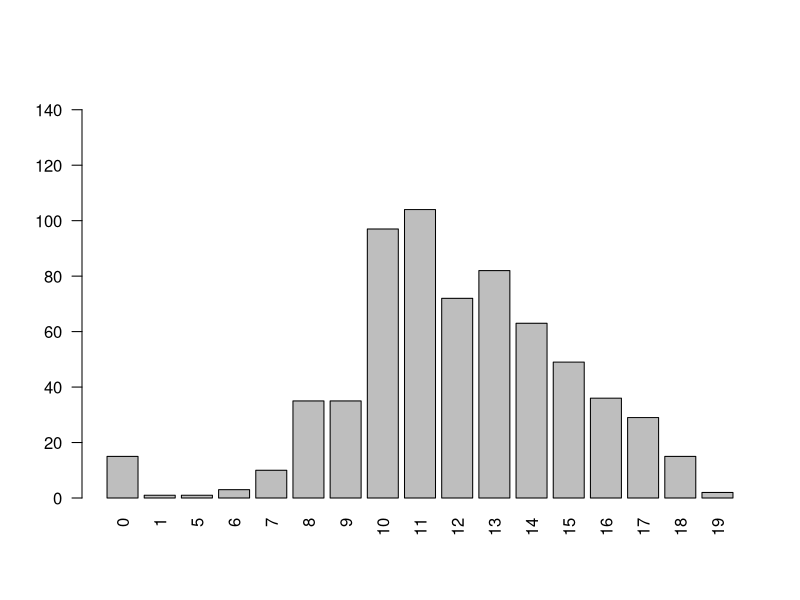
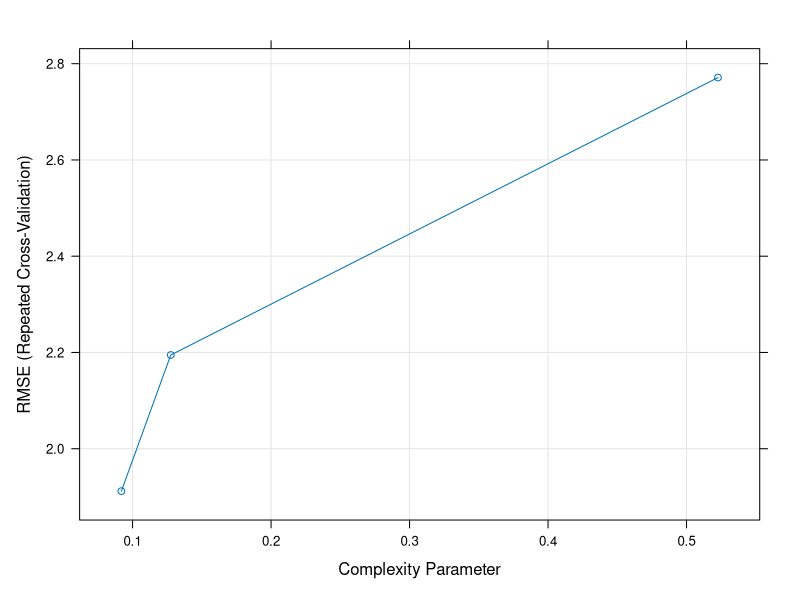
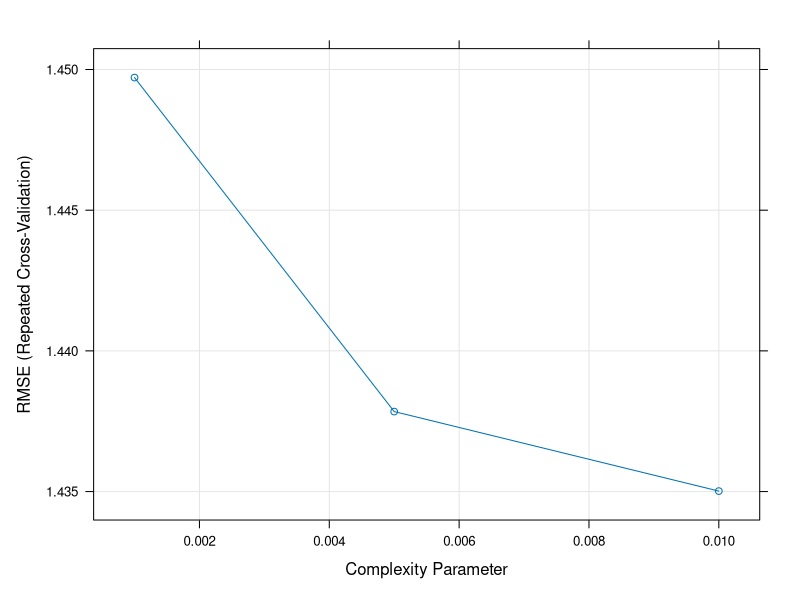

These figures' R source, in order:
## ---- chunk 1
library(caret)
## ---- chunk 2
data <- read.csv("../data/student-por_v3.csv", stringsAsFactors = TRUE)
str(data)
summary(data)
## ---- chunk 3
data <- subset(data,select=-c(X,result))
str(data)
summary(data)
## ---- chunk 4
barplot(table(data$G3), ylim=c(0,150), las = 2)
## ---- chunk 5
set.seed(42)

train_index <- createDataPartition(
  data$G3,
  p = 0.8,
  list = FALSE,
  times = 1
)

train_set <- data[train_index, ]
test_set <- data[-train_index, ]

## ---- chunk 6
nrow(train_set)
nrow(test_set)
## ---- chunk 7
set.seed(42)

fit_control <- trainControl(
  method = "repeatedcv",
  number = 10,
  repeats = 10
)
## ---- chunk 8
get_best_result = function(caret_fit) {
  best = which(rownames(caret_fit$results) == rownames(caret_fit$bestTune))
  best_result = caret_fit$results[best, ]
  rownames(best_result) = NULL
  best_result
}
## ---- chunk 9
dt_fit <- train(
  G3 ~ .,
  data = train_set,
  method = "rpart",
  trControl = fit_control,
  preProcess = c("center", "scale")
)

dt_fit
## ---- chunk 10
get_best_result(dt_fit)
dt_fit$bestTune
## ---- chunk 11
plot(dt_fit)
## ---- chunk 12
dt_pred <- predict(dt_fit, test_set)
## ---- chunk 13
# RMSE
sqrt(mean((test_set$G3 - dt_pred)^2))

# R2
cor(test_set$G3, dt_pred) ^ 2
## ---- chunk 14
tuneGrid <- expand.grid(
  cp = c(0.01, 0.005, 0.001)
)

dt_fit <- train(
  G3 ~ .,
  data = train_set,
  method = "rpart",
  trControl = fit_control,
  preProcess = c("center", "scale"),
  tuneGrid = tuneGrid
)

dt_fit
## ---- chunk 15
get_best_result(dt_fit)
dt_fit$bestTune
## ---- chunk 16
plot(dt_fit)
## ---- chunk 17
dt_pred <- predict(dt_fit, test_set)
## ---- chunk 18
# RMSE
sqrt(mean((test_set$G3 - dt_pred)^2))

# R2
cor(test_set$G3, dt_pred) ^ 2
## ---- chunk 19

## ---- chunk 20

## ---- chunk 21

## ---- chunk 22

